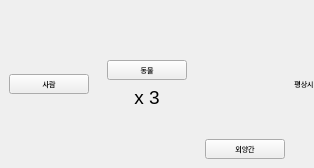
<?xml version="1.0" encoding="UTF-8"?>
<ui version="4.0">
 <class>Form</class>
 <widget class="QWidget" name="Form">
  <property name="geometry">
   <rect>
    <x>0</x>
    <y>0</y>
    <width>260</width>
    <height>168</height>
   </rect>
  </property>
  <property name="sizePolicy">
   <sizepolicy hsizetype="Preferred" vsizetype="Preferred">
    <horstretch>0</horstretch>
    <verstretch>0</verstretch>
   </sizepolicy>
  </property>
  <property name="minimumSize">
   <size>
    <width>0</width>
    <height>0</height>
   </size>
  </property>
  <property name="maximumSize">
   <size>
    <width>9999999</width>
    <height>16777215</height>
   </size>
  </property>
  <property name="windowTitle">
   <string>Form</string>
  </property>
  <property name="styleSheet">
   <string notr="true"/>
  </property>
  <layout class="QHBoxLayout" name="horizontalLayout_3">
   <property name="spacing">
    <number>0</number>
   </property>
   <property name="leftMargin">
    <number>0</number>
   </property>
   <property name="topMargin">
    <number>0</number>
   </property>
   <property name="rightMargin">
    <number>0</number>
   </property>
   <property name="bottomMargin">
    <number>0</number>
   </property>
   <item>
    <widget class="QWidget" name="widget" native="true">
     <property name="sizePolicy">
      <sizepolicy hsizetype="Preferred" vsizetype="Preferred">
       <horstretch>0</horstretch>
       <verstretch>0</verstretch>
      </sizepolicy>
     </property>
     <property name="minimumSize">
      <size>
       <width>0</width>
       <height>0</height>
      </size>
     </property>
     <property name="font">
      <font>
       <pointsize>5</pointsize>
      </font>
     </property>
     <property name="styleSheet">
      <string notr="true">#widget{
	border-image: url(:/newPrefix/빈 농장 칸 .png);
}</string>
     </property>
     <layout class="QHBoxLayout" name="horizontalLayout">
      <property name="spacing">
       <number>0</number>
      </property>
      <property name="leftMargin">
       <number>0</number>
      </property>
      <property name="topMargin">
       <number>0</number>
      </property>
      <property name="rightMargin">
       <number>0</number>
      </property>
      <property name="bottomMargin">
       <number>0</number>
      </property>
      <item>
       <widget class="QWidget" name="widget_2" native="true">
        <property name="sizePolicy">
         <sizepolicy hsizetype="Preferred" vsizetype="Preferred">
          <horstretch>0</horstretch>
          <verstretch>0</verstretch>
         </sizepolicy>
        </property>
        <property name="minimumSize">
         <size>
          <width>0</width>
          <height>0</height>
         </size>
        </property>
        <property name="font">
         <font>
          <pointsize>5</pointsize>
         </font>
        </property>
        <layout class="QVBoxLayout" name="verticalLayout">
         <item>
          <spacer name="verticalSpacer">
           <property name="sizePolicy">
            <sizepolicy hsizetype="Preferred" vsizetype="Preferred">
             <horstretch>0</horstretch>
             <verstretch>0</verstretch>
            </sizepolicy>
           </property>
           <property name="minimumSize">
            <size>
             <width>0</width>
             <height>0</height>
            </size>
           </property>
           <property name="font">
            <font>
             <pointsize>5</pointsize>
            </font>
           </property>
           <property name="orientation">
            <enum>Qt::Vertical</enum>
           </property>
           <property name="sizeHint" stdset="0">
            <size>
             <width>0</width>
             <height>10</height>
            </size>
           </property>
          </spacer>
         </item>
         <item>
          <widget class="QPushButton" name="pushButton_2">
           <property name="sizePolicy">
            <sizepolicy hsizetype="Preferred" vsizetype="Preferred">
             <horstretch>0</horstretch>
             <verstretch>0</verstretch>
            </sizepolicy>
           </property>
           <property name="minimumSize">
            <size>
             <width>0</width>
             <height>0</height>
            </size>
           </property>
           <property name="font">
            <font>
             <pointsize>5</pointsize>
            </font>
           </property>
           <property name="text">
            <string>사람</string>
           </property>
          </widget>
         </item>
         <item>
          <spacer name="verticalSpacer_2">
           <property name="sizePolicy">
            <sizepolicy hsizetype="Preferred" vsizetype="Preferred">
             <horstretch>0</horstretch>
             <verstretch>0</verstretch>
            </sizepolicy>
           </property>
           <property name="minimumSize">
            <size>
             <width>0</width>
             <height>0</height>
            </size>
           </property>
           <property name="font">
            <font>
             <pointsize>5</pointsize>
            </font>
           </property>
           <property name="orientation">
            <enum>Qt::Vertical</enum>
           </property>
           <property name="sizeHint" stdset="0">
            <size>
             <width>0</width>
             <height>10</height>
            </size>
           </property>
          </spacer>
         </item>
        </layout>
       </widget>
      </item>
      <item>
       <widget class="QWidget" name="widget_3" native="true">
        <property name="sizePolicy">
         <sizepolicy hsizetype="Preferred" vsizetype="Preferred">
          <horstretch>0</horstretch>
          <verstretch>0</verstretch>
         </sizepolicy>
        </property>
        <property name="minimumSize">
         <size>
          <width>0</width>
          <height>0</height>
         </size>
        </property>
        <property name="font">
         <font>
          <pointsize>5</pointsize>
         </font>
        </property>
        <layout class="QVBoxLayout" name="verticalLayout_2">
         <item>
          <spacer name="verticalSpacer_4">
           <property name="sizePolicy">
            <sizepolicy hsizetype="Preferred" vsizetype="Preferred">
             <horstretch>0</horstretch>
             <verstretch>0</verstretch>
            </sizepolicy>
           </property>
           <property name="minimumSize">
            <size>
             <width>0</width>
             <height>0</height>
            </size>
           </property>
           <property name="font">
            <font>
             <pointsize>5</pointsize>
            </font>
           </property>
           <property name="orientation">
            <enum>Qt::Vertical</enum>
           </property>
           <property name="sizeHint" stdset="0">
            <size>
             <width>0</width>
             <height>10</height>
            </size>
           </property>
          </spacer>
         </item>
         <item>
          <widget class="QPushButton" name="pushButton_3">
           <property name="sizePolicy">
            <sizepolicy hsizetype="Preferred" vsizetype="Preferred">
             <horstretch>0</horstretch>
             <verstretch>0</verstretch>
            </sizepolicy>
           </property>
           <property name="minimumSize">
            <size>
             <width>0</width>
             <height>0</height>
            </size>
           </property>
           <property name="font">
            <font>
             <pointsize>5</pointsize>
            </font>
           </property>
           <property name="text">
            <string>동물</string>
           </property>
          </widget>
         </item>
         <item>
          <widget class="QLabel" name="label">
           <property name="sizePolicy">
            <sizepolicy hsizetype="Preferred" vsizetype="Preferred">
             <horstretch>0</horstretch>
             <verstretch>0</verstretch>
            </sizepolicy>
           </property>
           <property name="minimumSize">
            <size>
             <width>0</width>
             <height>0</height>
            </size>
           </property>
           <property name="font">
            <font>
             <pointsize>14</pointsize>
             <weight>50</weight>
             <italic>false</italic>
             <bold>false</bold>
            </font>
           </property>
           <property name="styleSheet">
            <string notr="true"/>
           </property>
           <property name="text">
            <string>x 3</string>
           </property>
           <property name="alignment">
            <set>Qt::AlignCenter</set>
           </property>
          </widget>
         </item>
         <item>
          <spacer name="verticalSpacer_3">
           <property name="sizePolicy">
            <sizepolicy hsizetype="Preferred" vsizetype="Preferred">
             <horstretch>0</horstretch>
             <verstretch>0</verstretch>
            </sizepolicy>
           </property>
           <property name="minimumSize">
            <size>
             <width>0</width>
             <height>0</height>
            </size>
           </property>
           <property name="font">
            <font>
             <pointsize>5</pointsize>
            </font>
           </property>
           <property name="orientation">
            <enum>Qt::Vertical</enum>
           </property>
           <property name="sizeHint" stdset="0">
            <size>
             <width>0</width>
             <height>10</height>
            </size>
           </property>
          </spacer>
         </item>
        </layout>
       </widget>
      </item>
      <item>
       <widget class="QWidget" name="widget_4" native="true">
        <property name="sizePolicy">
         <sizepolicy hsizetype="Preferred" vsizetype="Preferred">
          <horstretch>0</horstretch>
          <verstretch>0</verstretch>
         </sizepolicy>
        </property>
        <property name="minimumSize">
         <size>
          <width>0</width>
          <height>0</height>
         </size>
        </property>
        <property name="font">
         <font>
          <pointsize>5</pointsize>
         </font>
        </property>
        <layout class="QVBoxLayout" name="verticalLayout_3">
         <item>
          <spacer name="verticalSpacer_5">
           <property name="sizePolicy">
            <sizepolicy hsizetype="Preferred" vsizetype="Preferred">
             <horstretch>0</horstretch>
             <verstretch>0</verstretch>
            </sizepolicy>
           </property>
           <property name="minimumSize">
            <size>
             <width>0</width>
             <height>0</height>
            </size>
           </property>
           <property name="font">
            <font>
             <pointsize>5</pointsize>
            </font>
           </property>
           <property name="orientation">
            <enum>Qt::Vertical</enum>
           </property>
           <property name="sizeHint" stdset="0">
            <size>
             <width>0</width>
             <height>10</height>
            </size>
           </property>
          </spacer>
         </item>
         <item>
          <widget class="QPushButton" name="pushButton_4">
           <property name="sizePolicy">
            <sizepolicy hsizetype="Preferred" vsizetype="Preferred">
             <horstretch>0</horstretch>
             <verstretch>0</verstretch>
            </sizepolicy>
           </property>
           <property name="minimumSize">
            <size>
             <width>0</width>
             <height>0</height>
            </size>
           </property>
           <property name="font">
            <font>
             <pointsize>5</pointsize>
            </font>
           </property>
           <property name="text">
            <string>외양간</string>
           </property>
          </widget>
         </item>
        </layout>
       </widget>
      </item>
      <item>
       <widget class="QWidget" name="widget_5" native="true">
        <property name="sizePolicy">
         <sizepolicy hsizetype="Preferred" vsizetype="Preferred">
          <horstretch>0</horstretch>
          <verstretch>0</verstretch>
         </sizepolicy>
        </property>
        <property name="minimumSize">
         <size>
          <width>0</width>
          <height>0</height>
         </size>
        </property>
        <property name="font">
         <font>
          <pointsize>5</pointsize>
         </font>
        </property>
        <layout class="QHBoxLayout" name="horizontalLayout_2">
         <property name="spacing">
          <number>0</number>
         </property>
         <property name="leftMargin">
          <number>0</number>
         </property>
         <property name="topMargin">
          <number>0</number>
         </property>
         <property name="rightMargin">
          <number>0</number>
         </property>
         <property name="bottomMargin">
          <number>0</number>
         </property>
         <item>
          <widget class="QPushButton" name="pushButton">
           <property name="sizePolicy">
            <sizepolicy hsizetype="Preferred" vsizetype="Preferred">
             <horstretch>0</horstretch>
             <verstretch>0</verstretch>
            </sizepolicy>
           </property>
           <property name="minimumSize">
            <size>
             <width>0</width>
             <height>0</height>
            </size>
           </property>
           <property name="font">
            <font>
             <pointsize>5</pointsize>
            </font>
           </property>
           <property name="styleSheet">
            <string notr="true">border:none;</string>
           </property>
           <property name="text">
            <string>평상시</string>
           </property>
          </widget>
         </item>
        </layout>
       </widget>
      </item>
     </layout>
    </widget>
   </item>
  </layout>
 </widget>
 <resources>
  <include location="images_Farm.qrc"/>
 </resources>
 <connections/>
</ui>
